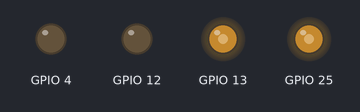
This sketch was run on a simulated ESP32. Shown: output pins drawn as LEDs (lit = HIGH).

Above: at 0.1 s.
Timing chart, 0 to 1.6 s (numbered marks = the images above):
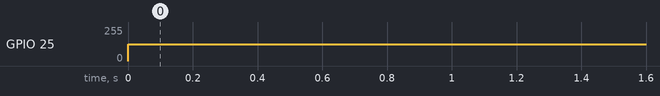

Measured:
- by itself, GPIO 25: 0/255 → 127/255 at 0.00 s

The sketch:

speedtest.ino
```cpp
#define Motor_B1 12
#define Motor_F1 13
#define Motor_B2 4
#define Motor_F2 25

#define Resolution 8
#define Freq 1000

#define PWM_CHANNEL_B1 0
#define PWM_CHANNEL_F1 1
#define PWM_CHANNEL_B2 2
#define PWM_CHANNEL_F2 3


void setup()
{

  ledcAttachChannel(Motor_B1 , Freq, Resolution, PWM_CHANNEL_B1);
  ledcAttachChannel(Motor_F1 , Freq, Resolution, PWM_CHANNEL_F1);
  ledcAttachChannel(Motor_B2 , Freq, Resolution, PWM_CHANNEL_B2);
  ledcAttachChannel(Motor_F2 , Freq, Resolution, PWM_CHANNEL_F2);
}


float speed = 0.5 ;


void loop()
{

    ledcWriteChannel(PWM_CHANNEL_F1, speed*255);
    ledcWriteChannel(PWM_CHANNEL_F2, speed*255);

    ledcWriteChannel(PWM_CHANNEL_B1, 0);
    ledcWriteChannel(PWM_CHANNEL_B2, 0);
}
```
